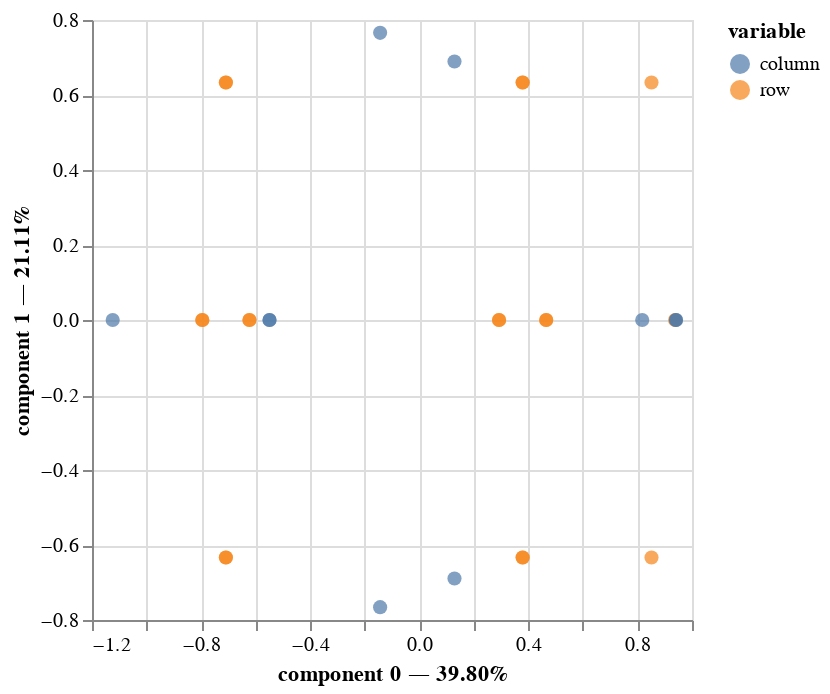

Here is the notebook cell this chart was saved with:
### Code cell
import prince
new = prince.MCA(n_components=3)
new = new.fit(ballon)
new.plot(ballon)

### Figure 1 — Vega-Lite specification as saved in the notebook (floating-point values rounded to 4 significant figures)
{"config": {"view": {"continuousWidth": 300, "continuousHeight": 300}}, "data": {"name": "data-4054184e97857a113cbc0ad38785a4ab"}, "mark": {"type": "circle", "size": 50}, "encoding": {"color": {"field": "variable", "type": "nominal"}, "tooltip": [{"field": "variable", "type": "nominal"}, {"field": "value", "type": "nominal"}, {"field": "component 0", "type": "quantitative"}, {"field": "component 1", "type": "quantitative"}], "x": {"axis": {"title": "component 0 — 39.80%"}, "field": "component 0", "scale": {"zero": false}, "type": "quantitative"}, "y": {"axis": {"title": "component 1 — 21.11%"}, "field": "component 1", "scale": {"zero": false}, "type": "quantitative"}}, "params": [{"name": "param_4", "select": {"type": "interval", "encodings": ["x", "y"]}, "bind": "scales"}], "$schema": "https://vega.github.io/schema/vega-lite/v5.8.0.json", "datasets": {"data-4054184e97857a113cbc0ad38785a4ab": [{"component 0": 0.2925, "component 1": 5.741e-15, "component 2": 0.7216, "variable": "row", "value": "0"}, {"component 0": 0.2925, "component 1": 6.79e-15, "component 2": 0.7216, "variable": "row", "value": "1"}, {"component 0": -0.7955, "component 1": 5.558e-15, "component 2": 0.5593, "variable": "row", "value": "2"}, {"component 0": -0.7955, "component 1": 5.558e-15, "component 2": 0.5593, "variable": "row", "value": "3"}, {"component 0": 0.8515, "component 1": -0.6333, "component 2": 0.133, "variable": "row", "value": "4"}, {"component 0": 0.379, "component 1": -0.6333, "component 2": 0.09538, "variable": "row", "value": "5"}, {"component 0": 0.379, "component 1": -0.6333, "component 2": 0.09538, "variable": "row", "value": "6"}, {"component 0": -0.7091, "component 1": -0.6333, "component 2": -0.06698, "variable": "row", "value": "7"}, {"component 0": -0.7091, "component 1": -0.6333, "component 2": -0.06698, "variable": "row", "value": "8"}, {"component 0": 0.8515, "component 1": 0.6333, "component 2": 0.133, "variable": "row", "value": "9"}, {"component 0": 0.379, "component 1": 0.6333, "component 2": 0.09538, "variable": "row", "value": "10"}, {"component 0": 0.379, "component 1": 0.6333, "component 2": 0.09538, "variable": "row", "value": "11"}, {"component 0": -0.7091, "component 1": 0.6333, "component 2": -0.06698, "variable": "row", "value": "12"}, {"component 0": -0.7091, "component 1": 0.6333, "component 2": -0.06698, "variable": "row", "value": "13"}, {"component 0": 0.938, "component 1": -5.122e-15, "component 2": -0.4932, "variable": "row", "value": "14"}, {"component 0": 0.4654, "component 1": -5.554e-15, "component 2": -0.5309, "variable": "row", "value": "15"}, {"component 0": 0.4654, "component 1": -4.505e-15, "component 2": -0.5309, "variable": "row", "value": "16"}, {"component 0": -0.6227, "component 1": -5.737e-15, "component 2": -0.6932, "variable": "row", "value": "17"}, {"component 0": -0.6227, "component 1": -5.723e-15, "component 2": -0.6932, "variable": "row", "value": "18"}, {"component 0": 0.1292, "component 1": 0.6892, "component 2": -0.6388, "variable": "column", "value": "Color_PURPLE"}, {"component 0": -0.1435, "component 1": -0.7658, "component 2": 0.7098, "variable": "column", "value": "Color_YELLOW"}, {"component 0": 0.1292, "component 1": -0.6892, "component 2": -0.6388, "variable": "column", "value": "Size_LARGE"}, {"component 0": -0.1435, "component 1": 0.7658, "component 2": 0.7098, "variable": "column", "value": "Size_SMALL"}, {"component 0": -0.5491, "component 1": 4.62e-16, "component 2": -0.02986, "variable": "column", "value": "Action_DIP"}, {"component 0": 0.9413, "component 1": -8.909e-16, "component 2": 0.05119, "variable": "column", "value": "Action_STRETCH"}, {"component 0": 0.9413, "component 1": 2.22e-16, "component 2": 0.05119, "variable": "column", "value": "Age_ADULT"}, {"component 0": -0.5491, "component 1": -1.902e-16, "component 2": -0.02986, "variable": "column", "value": "Age_CHILD"}, {"component 0": -1.124, "component 1": -7.636e-16, "component 2": -0.1555, "variable": "column", "value": "Inflated_F"}, {"component 0": 0.8175, "component 1": 4.996e-16, "component 2": 0.1131, "variable": "column", "value": "Inflated_T"}]}}
